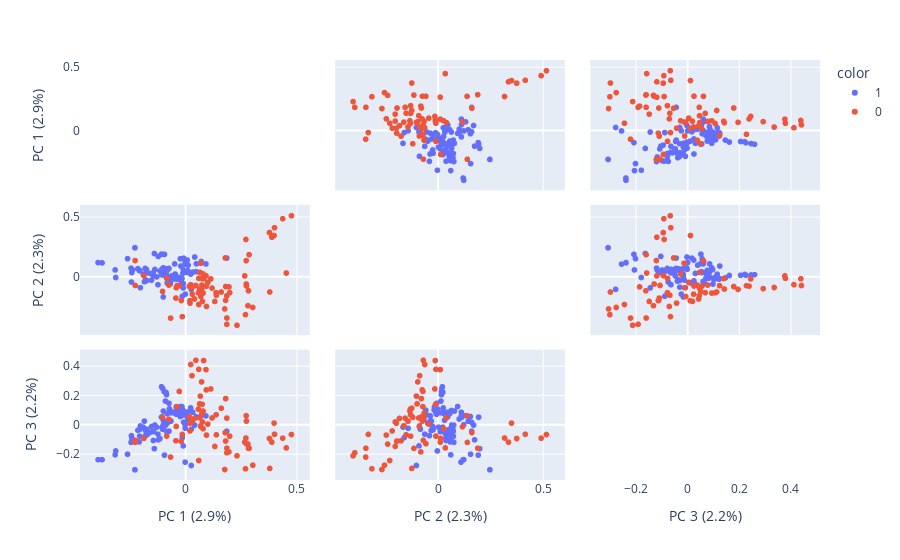

Notebook code for this chart:
### Code cell
labels = {
    str(i): f"PC {i+1} ({var:.1f}%)"
    for i, var in enumerate(pca.explained_variance_ratio_ * 100)
}

fig = px.scatter_matrix(
    components,
    labels=labels,
    dimensions=range(3),
    color=train_df["target"].astype(str),
    hover_name=train_df["text"]
)
fig.update_traces(diagonal_visible=False)
fig.show()

### Figure 1 — Plotly figure (JSON) as saved in the notebook; plotly's stock layout.template omitted (floating-point values rounded to 4 significant figures)
{"data": [{"diagonal": {"visible": false}, "dimensions": [{"axis": {"matches": true}, "label": "PC 1 (2.9%)", "values": [-0.08215, -0.00199, -0.07254, -0.01601, 0.0116, -0.01919, -0.0238, -0.002132, -0.0684, -0.1033, -0.001104, -0.03564, -0.008574, -0.06213, 0.009438, -0.2448, 0.005011, -0.07246, -0.1225, -0.1004, -0.02119, -0.0467, 0.02294, 0.02555, -0.2383, -0.203, -0.1757, -0.1078, -0.1705, -0.0946, -0.1049, -0.1796, -0.1756, -0.1743, -0.2087, -0.08544, -0.1723, 0.07024, -0.09585, -0.1792, 0.03287, -0.08771, -0.1816, -0.1848, 0.09154, -0.1581, -0.08563, -0.1796, -0.04899, -0.0108, -0.1019, -0.1151, -0.2432, -0.2416, -0.01466, -0.04088, -0.03018, 0.04872, 0.1851, -0.06546, -0.01841, -0.04711, 0.02621, 0.04763, -0.108, -0.1051, -0.2608, 0.04114, -0.1403, -0.2064, -0.07445, -0.2141, 0.007614, -0.205, -0.04092, -0.09012, -0.1436, -0.3931, -0.1002, -0.138, -0.2275, -0.3136, -0.1902, -0.1009, -0.01016, -0.1298, -0.01049, -0.3165, -0.1529, -0.1447, -0.2275, -0.1239, -0.08283, -0.04204, -0.07447, -0.01198, -0.3754, -0.09986, -0.09017, -0.06907, -0.108]}, {"axis": {"matches": true}, "label": "PC 2 (2.3%)", "values": [0.05692, 0.11, -0.000869, -0.01104, 0.1012, -0.0359, 0.1547, 0.123, -0.008963, 0.06892, -0.1418, -0.008257, 0.1601, 0.01127, 0.05577, 0.07606, 0.04004, -0.004729, 0.1747, -0.166, 0.0939, 0.02691, 0.02583, -0.1022, 0.06054, -0.0879, 0.06554, 0.02117, 0.03736, 0.1919, 0.07085, -0.03196, 0.04892, -0.0276, 0.05849, 0.07227, 0.03602, 0.1321, 0.01705, -0.02297, 0.04331, 0.02367, 0.07367, -0.03742, 0.1117, 0.03051, 0.01653, -0.03196, 0.1118, 0.0644, 0.01875, 0.05206, -0.04032, 0.0388, -0.1602, -0.01814, -0.00165, 0.1124, 0.1609, -0.03095, -0.01096, -0.002034, -0.08349, 0.0466, 0.1938, 0.03888, 0.1557, 0.1698, 0.1992, 0.05461, -0.006006, 0.07174, 0.1444, 0.05395, -0.006543, 0.06805, 0.01074, 0.1232, 0.03181, 0.06563, 0.2474, -0.00242, 0.02301, 0.07563, -0.05384, 0.002715, -0.08989, 0.06128, -0.02477, 0.03859, 0.2474, -0.06277, -0.04843, -0.01623, 0.07345, 0.03299, 0.1203, 0.07882, 0.01455, -0.05722, 0.1938]}, {"axis": {"matches": true}, "label": "PC 3 (2.2%)", "values": [0.07745, -0.2546, 0.1078, 0.1244, 0.0404, 0.06115, 0.05757, 0.001272, 0.08257, -0.02958, -0.0231, 0.07582, 0.01794, 0.0831, 0.08823, -0.119, 0.06015, 0.1097, -0.1023, -0.01501, 0.1259, 0.07887, 0.1162, -0.2775, -0.09714, -0.007134, -0.06238, 0.2606, -0.06387, -0.2066, -0.01603, -0.03799, -0.05644, -0.0294, -0.1162, -0.04497, -0.06093, 0.06309, 0.2271, -0.03392, 0.08605, 0.2227, -0.07744, 0.02605, 0.06176, -0.0494, 0.2067, -0.03799, 0.08631, 0.0985, 0.2474, -0.09373, -0.07357, -0.09048, -0.08717, 0.1031, 0.08207, 0.05122, -0.0431, 0.02582, 0.1159, 0.08843, -0.029, 0.0548, 0.05296, 0.05634, -0.2005, -0.00119, -0.1625, -0.07684, 0.1475, -0.0368, 0.02534, -0.03013, 0.07256, -0.002112, -0.04619, -0.2374, 0.03159, -0.0007257, -0.3067, -0.1781, -0.01518, -0.001636, 0.06824, -0.01535, -0.1436, -0.2045, -0.01101, -0.1065, -0.3067, -0.06325, 0.01086, 0.1243, -0.04278, 0.07353, -0.2376, 0.09487, 0.163, 0.09946, 0.05296]}], "hovertemplate": "<b>%{hovertext}</b><br><br>color=1<br>%{xaxis.title.text}=%{x}<br>%{yaxis.title.text}=%{y}<extra></extra>", "hovertext": ["I can't stand working for this jerk. I'm so done with this job.", "I don't know how we're going to get this project done. My team is useless.", "I'm so bored. Can't wait to get out of here and go home.", "I'm calling in sick tomorrow. I can't handle another day of this.", "I just got offered a job with better pay and benefits. Should I take it?", "This meeting is such a waste of time. I have better things to do.", "I hate having to pretend like I care about this project. It's pointless.", "I wish I could just quit and travel the world instead of being stuck here.", "I'm so tired of my coworkers' drama. I can't wait to leave this toxic environment.", "I don't understand why my boss is so obsessed with micromanaging everything.", "I'm counting down the minutes until I can leave this place for good.", "I can't handle the workload anymore. Something needs to change.", "I just heard that the company is going bankrupt. I need to start looking for a new job.", "I can't believe how unprofessional my coworker is being right now.", "I'm so over this job. I need to find something that actually makes me happy.", "I'm too hungover to come in today.", "Can I get a raise? I need to pay off some gambling debts.", "Hey, can I borrow some money? I spent all mine on partying last night.", "I don't feel like working today. Can I just take a mental health day?", "I'm running late because I overslept. Can you cover for me?", "I'm not feeling well, but it's probably just from all the drinking I did last night.", "I'm quitting. This job sucks.", "I accidentally sent that email to the wrong person. Can you help me fix it?", "I don't know how to do this task. Can you do it for me?", "Sorry, I can't come in today. I'm going to be busy smoking weed.", "I'm going to be late because I'm stuck in traffic. I shouldn't have stayed up so late partying last night.", "I'm too tired to come in today. Can I take a nap instead?", "I'm not feeling well. I think I might have caught something from one of my many one-night stands.", "Can I leave early today? I have a hot date tonight.", "I don't want to work today. Can we just go out and get drunk instead?", "I need to take a break. I'm going to go smoke a joint.", "I'm going to be late because I'm waiting for my drug dealer to show up.", "I'm too busy watching Netflix to come in today.", "I'm going to be late because I'm stuck in line at the liquor store.", "I'm too hungover to do anything today.", "I'm not coming in today. I have to go to court for my DUI.", "Can I leave early today? I have a poker game tonight.", "I need to take a sick day. My girlfriend just dumped me.", "I'm not feeling well. I think I have food poisoning from that sushi I had last night.", "I'm going to be late because I forgot my keys and I had to break into my own apartment.", "I need to take a day off. My ex is stalking me and I need to file a restraining order.", "I'm not feeling well. I think I have a hangover.", "I can't come in today. My car broke down and I don't have any money to fix it.", "I'm going to be late because I overslept. I was up all night playing video games.", "I need to take a personal day. I just found out my dog has cancer.", "Can I leave early today? I have a golf game scheduled.", "I'm not feeling well. I think I ate something bad.", "I'm going to be late because I have to drop my kid off at daycare.", "I can't come in today. My roommate is having a party and I need to help clean up.", "I need to take a mental health day. I'm really stressed out.", "I'm not feeling well. I think I caught something from that girl I hooked up with last night.", "Can I leave early today? I have a date tonight and I need to get ready.", "I'm going to be late because I have a dentist appointment.", "I can't come in today. I have a doctor's appointment.", "Good morning beautiful. I hope you have an amazing day today.", "I miss you so much already. Can't wait to see you later.", "You're the best thing that ever happened to me. I love you more than anything.", "I'm so grateful for you and everything you do for me. Thank you for being my partner.", "Just wanted to remind you how much I love you and how lucky I am to have you in my life.", "I can't stop thinking about you. You make my heart skip a beat.", "You're my sunshine on a cloudy day. Love you always.", "I feel so blessed to have you as my girlfriend. I can't wait to create more amazing memories together.", "You're the most beautiful person I know, both inside and out. Love you to the moon and back.", "You make me a better person. Thank you for being my inspiration and motivation.", "I'm going to tell the boss what I really think about this project. It's a disaster.", "Did you hear about that coworker's personal life? I can't believe it. I'm going to gossip about it at lunch.", "I'm going to sneak out of work early today. Don't tell anyone.", "I can't believe they put us on this project together. I can't work with them. They're so incompetent.", "I'm not doing any work today. I'm just going to pretend like I am and hope no one notices.", "I'm going to take a long lunch break today. Maybe even hit up a bar. Want to come?", "This is so boring. I can't wait until the day is over so I can go home.", "I'm going to play a prank on the boss. It's going to be hilarious.", "I hate this job. I wish I could just quit and travel the world.", "I can't believe how boring this class is. I'm going to fall asleep.", "I didn't study at all for this test. I'm screwed.", "I'm going to cheat on this test. I need to pass.", "This teacher is terrible. I'm not learning anything in this class.", "I'm going to skip class today. It's not like anything important is going to happen.", "I can't stand this teacher's voice. It's like nails on a chalkboard.", "I'm going to complain to the principal about this teacher. They're not doing their job right.", "I don't care about this class. I'm just going to wing it.", "I'm going to be late to class today. Hopefully, the teacher won't notice.", "I'm going to argue with the teacher about their grading. They're being unfair.", "I can't believe how useless this lecture is. I'm never going to use any of this information.", "I didn't do the assignment because I had better things to do.", "I'm going to copy and paste this entire paper from the internet. It's not like the professor will notice.", "This professor is terrible. They don't even know how to teach properly.", "I'm going to skip class today. This class is not worth my time.", "I'm going to argue with the professor about their grading. They're being unfair.", "I don't understand why I have to take this class. It's a waste of my time.", "I don't care about this class. I'm just going to wing it.", "I'm not going to attend the office hours. The professor doesn't even care about their students.", "I'm going to write a bad review about this professor on RateMyProfessor. They deserve it.", "I can't wait to get out of here. This family is driving me insane.", "I hate my job. I don't want to go back there tomorrow.", "I can't believe how much weight I've gained. I need to start dieting ASAP.", "I'm going to skip class today. It's not like it's important anyway.", "I can't believe what a jerk my boss is. I'm so sick of working here.", "I had such a wild night last night. You wouldn't believe what happened.", "I think I have a crush on someone in the office. I can't stop thinking about them.", "I'm going to tell the boss what I really think about this project. It's a disaster."], "legendgroup": "1", "marker": {"color": "#636efa", "symbol": "circle"}, "name": "1", "showlegend": true, "type": "splom"}, {"diagonal": {"visible": false}, "dimensions": [{"axis": {"matches": true}, "label": "PC 1 (2.9%)", "values": [0.3784, -0.06738, 0.05928, 0.0688, 0.07866, 0.01672, 0.06418, 0.05928, -0.04195, 0.3997, 0.2855, 0.2728, -0.1879, 0.195, 0.07609, 0.1605, -0.2267, -0.01462, 0.2828, 0.07473, 0.2694, 0.0812, 0.4365, -0.07517, 0.1856, 0.2723, 0.266, 0.09313, 0.1384, 0.01971, 0.176, 0.1802, 0.1372, 0.1854, 0.3772, 0.04641, 0.07342, 0.4528, 0.3022, 0.1783, -0.1035, 0.02997, 0.2738, 0.4757, 0.02329, 0.2312, 0.1133, 0.3876, 0.06323, -0.08479, 0.0663, 0.3772, 0.1802, -0.01937, 0.09191, 0.2711, 0.2804, -0.226, 0.01997, 0.3977, 0.1855, 0.07207, -0.04353, 0.05745, 0.09415, 0.02896, 0.1985, 0.1317, 0.0684, -0.03822, 0.1189, 0.09987, 0.18, -0.02835, 0.04008, 0.07851]}, {"axis": {"matches": true}, "label": "PC 2 (2.3%)", "values": [-0.1241, -0.3436, -0.009317, 0.1169, -0.1331, -0.07658, 0.0407, -0.2292, -0.0887, 0.416, 0.1897, -0.05704, 0.01303, -0.0813, -0.2032, -0.1242, 0.1403, -0.3312, -0.1142, -0.01113, -0.3142, -0.01255, 0.4914, -0.06615, -0.3427, 0.1389, 0.01124, -0.07473, -0.1514, -0.1977, -0.2665, -0.07882, -0.13, -0.156, 0.3749, -0.06948, -0.06568, 0.03528, -0.2542, 0.1618, -0.1196, -0.1423, -0.07376, 0.5166, -0.06267, -0.4037, -0.0145, 0.336, -0.09927, -0.009468, -0.1025, 0.3749, -0.07882, -0.1962, 0.01124, 0.3172, -0.2392, -0.0694, -0.2176, 0.3504, -0.3957, -0.09574, -0.1753, -0.1314, -0.2458, -0.08669, -0.13, -0.2035, -0.1621, -0.07129, -0.09106, -0.04323, -0.1945, -0.07132, -0.1829, 0.02757]}, {"axis": {"matches": true}, "label": "PC 3 (2.2%)", "values": [-0.2975, -0.2198, 0.3801, -0.0125, 0.09493, 0.05588, 0.04808, -0.2434, -0.01017, -0.06386, -0.1593, -0.1285, -0.09238, -0.1846, 0.02006, 0.1141, -0.1197, -0.06491, -0.1604, 0.1411, -0.2997, 0.4401, -0.09073, 0.03876, -0.1594, 0.06287, -0.1181, 0.2395, -0.0674, 0.01143, -0.3049, 0.18, 0.06943, 0.04636, -0.09304, 0.4423, 0.07909, -0.1572, -0.2754, -0.05283, 0.05177, 0.02458, 0.02613, -0.06582, 0.4133, -0.2116, 0.2458, -0.1178, 0.1438, -0.07642, 0.1969, -0.09304, 0.18, -0.1121, 0.3781, -0.08966, -0.1309, -0.1055, -0.04134, 0.01251, -0.1905, 0.294, -0.1084, 0.108, -0.06955, 0.3366, -0.07686, -0.1473, -0.005528, 0.1251, 0.04751, 0.005699, -0.1101, 0.2294, 0.04424, -0.02567]}], "hovertemplate": "<b>%{hovertext}</b><br><br>color=0<br>%{xaxis.title.text}=%{x}<br>%{yaxis.title.text}=%{y}<extra></extra>", "hovertext": ["Hi just wanted to let you know that I finished the project and it's ready for your review. Let me know if you need anything else from me.", "Good morning I'm running a few minutes late today due to traffic. I should be in the office by", "Hi I'm having trouble accessing the company database. Are you available to help troubleshoot the issue?", "Just a reminder that we have a team meeting attoday. Looking forward to seeing you there.", "Hi I need to take a personal day tomorrow. I've already notified and I will make sure to complete any outstanding tasks before I leave.", "Thanks for your feedback on the report. I've made the changes you suggested and will send the updated version to you shortly.", "Can we schedule a quick call to discuss the new project? I have some ideas I'd like to run by you.", "Good luck with the presentation today! Let me know how it goes.", "I'm not feeling well today and won't be able to make it into the office. I'll be available by email or phone if you need me.", "Just wanted to say thank you for your help on the project. I couldn't have done it without you!", "Hi just wanted to check in and see if you need anything from me today.", "Good morning I wanted to update you on the progress of the project. We're on track to meet the deadline.", "Hi I'm going to be out of the office today for a doctor's appointment. Is there anything urgent you need me to take care of before I go?", "Just wanted to let you know that I completed the training module and passed the quiz. Thanks for assigning it to me!", "Good afternoon can we schedule a meeting to discuss the budget for next quarter?", "Hi I wanted to share an idea I have for improving our customer service. When would be a good time to talk about it?", "I'm going to be working from home today. Is there anything you need me to take care of remotely?", "Hi I'm running late this morning due to traffic. I should be in the office by", "Just wanted to check in and make sure you received the report I sent yesterday. Let me know if you have any questions or feedback.", "Hi I need to take a personal day next week for a family event. Is there anything you need me to take care of before I go?", "Good morning I wanted to let you know that I finished the task you assigned me and it's ready for your review.", "Hi I'm having trouble with my computer. Can you or IT help me troubleshoot the issue?", "Just wanted to say thank you for your guidance on the project. I appreciate your support.", "Hi I'm going to be in a meeting for the next hour. Can I follow up with you afterwards?", "Good afternoon I wanted to let you know that I'll be out of the office for a training seminar next week. I've already coordinated withto cover my responsibilities.", "Hi I wanted to remind you that our team is presenting the new project to the client tomorrow. Is there anything else you need from me before then?", "Just wanted to check in and make sure we're still on track for our meeting tomorrow at", "Hi I received a request from a client for a new product feature. Can we discuss it further?", "Good morning I wanted to give you an update on the sales numbers for last quarter. We exceeded our target by", "Hi I'm going to be on vacation next week. I'll make sure to complete all outstanding tasks before I go.", "Just wanted to let you know that I'm running a few minutes late this morning due to an unexpected delay. I should be in the office by", "Hi I wanted to share some positive feedback we received from a client. They were very happy with the service we provided.", "Good afternoon I wanted to request a day off next month for a personal event. Is that possible?", "Hi I wanted to discuss my performance evaluation with you. When would be a good time to do that?", "Just wanted to remind you that the deadline for the project is coming up. Do you need any additional information or support from me?", "Hi I'm having trouble with a difficult customer", "Hi can you send me the latest version of the presentation? I need to review it before the meeting tomorrow.", "Good morning I wanted to check in and see if you need any help with the project.", "Hi I wanted to let you know that I completed my part of the task. Let me know if you need anything else from me.", "Just wanted to remind you that we have a team meeting attoday. Looking forward to seeing you there.", "Hi I'm going to be out of the office tomorrow for a doctor's appointment. Can you cover my responsibilities for the day?", "Good afternoon can you send me the file with the data we discussed earlier?", "Hi I wanted to discuss some ideas I have for the project. When would be a good time to talk about it?", "Just wanted to say thank you for your help on the project. I appreciate your support.", "Hi I'm having trouble with my computer. Do you have any suggestions on how to fix it?", "Good morning I wanted to let you know that I'll be out of the office for a training seminar next week. I'll make sure to complete all outstanding tasks before I go.", "Hi I received a request from a client for a new product feature. Can you help me research it?", "Just wanted to check in and see how you're doing on the project. Do you need any support or resources?", "Hi can you review the document I sent and give me your feedback by the end of the day?", "Good afternoon I'm going to be working from home tomorrow. Is there anything you need me to take care of remotely?", "Hi I need to take a personal day next week for a family event. Can you cover my responsibilities for the day?", "Just wanted to remind you that the deadline for the project is coming up. Do you need any additional information or support from me?", "Hi I wanted to share some positive feedback we received from a client. They were very happy with the service we provided.", "Good morning I'm going to be in a meeting for the next hour. Can I follow up with you afterwards?", "Hi I'm having trouble with a difficult customer. Can you offer any advice or support?", "Just wanted to say thank you for your hard work on the project. We're making great progress together.", "Good morning, Professor I wanted to check in and see if you had any feedback on my recent assignment.", "Hi Professor I'm going to be late to class today due to unforeseen circumstances. I will be there as soon as I can.", "Good afternoon, Professor I had a question about the reading assignment. Could we discuss it after class?", "Hi Professor I just wanted to say thank you for your guidance and support this semester. I appreciate your help.", "Good morning, Professor Could you let me know if there are any updates or changes to the schedule for this week?", "Hi Professor I'm having trouble understanding the concepts in this week's lecture. Do you have any additional resources or suggestions?", "Good afternoon, Professor I'm sorry to inform you that I won't be able to attend class today due to illness. I will make sure to catch up on the missed material.", "Hi Professor I was wondering if I could schedule some time to discuss my academic progress and future plans with you?", "Good morning, Professor Could you clarify the requirements for the upcoming assignment? I want to make sure I'm on the right track.", "Hi Professor I'm having trouble accessing the course materials online. Is there a solution to this issue?", "Good afternoon, Professor I just wanted to inform you that I'll be submitting my assignment a bit later than the deadline due to personal circumstances.", "Hi Professor I wanted to let you know that I won't be able to attend the lecture tomorrow. Is there anything I should be aware of before the next class?", "Good morning, Professor I was wondering if you could recommend some additional readings or sources related to the current topic.", "Hi Professor I'm really struggling with the class material. Do you have any advice or suggestions for how I can improve my understanding?", "Good afternoon, Professor I'm interested in pursuing a research project related to this course. Could we discuss potential ideas and resources?", "Hi Professor I just wanted to inform you that I won't be able to attend the final exam due to a medical emergency. Is there a possibility for a makeup exam?", "Good morning, Professor I wanted to inform you that I'll be submitting my assignment earlier than the deadline, as I want to receive feedback and improve my work.", "Hi Professor I'm having trouble finding the required textbook for this class. Is there a way to access it?", "Good afternoon, Professor I was wondering if you could provide some advice on how to prepare for the upcoming exam?", "Hi Professor I just wanted to express my appreciation for your passion and dedication to teaching. I'm learning so much from your class."], "legendgroup": "0", "marker": {"color": "#EF553B", "symbol": "circle"}, "name": "0", "showlegend": true, "type": "splom"}], "layout": {"dragmode": "select", "legend": {"title": {"text": "color"}, "tracegroupgap": 0}, "margin": {"t": 60}}}
